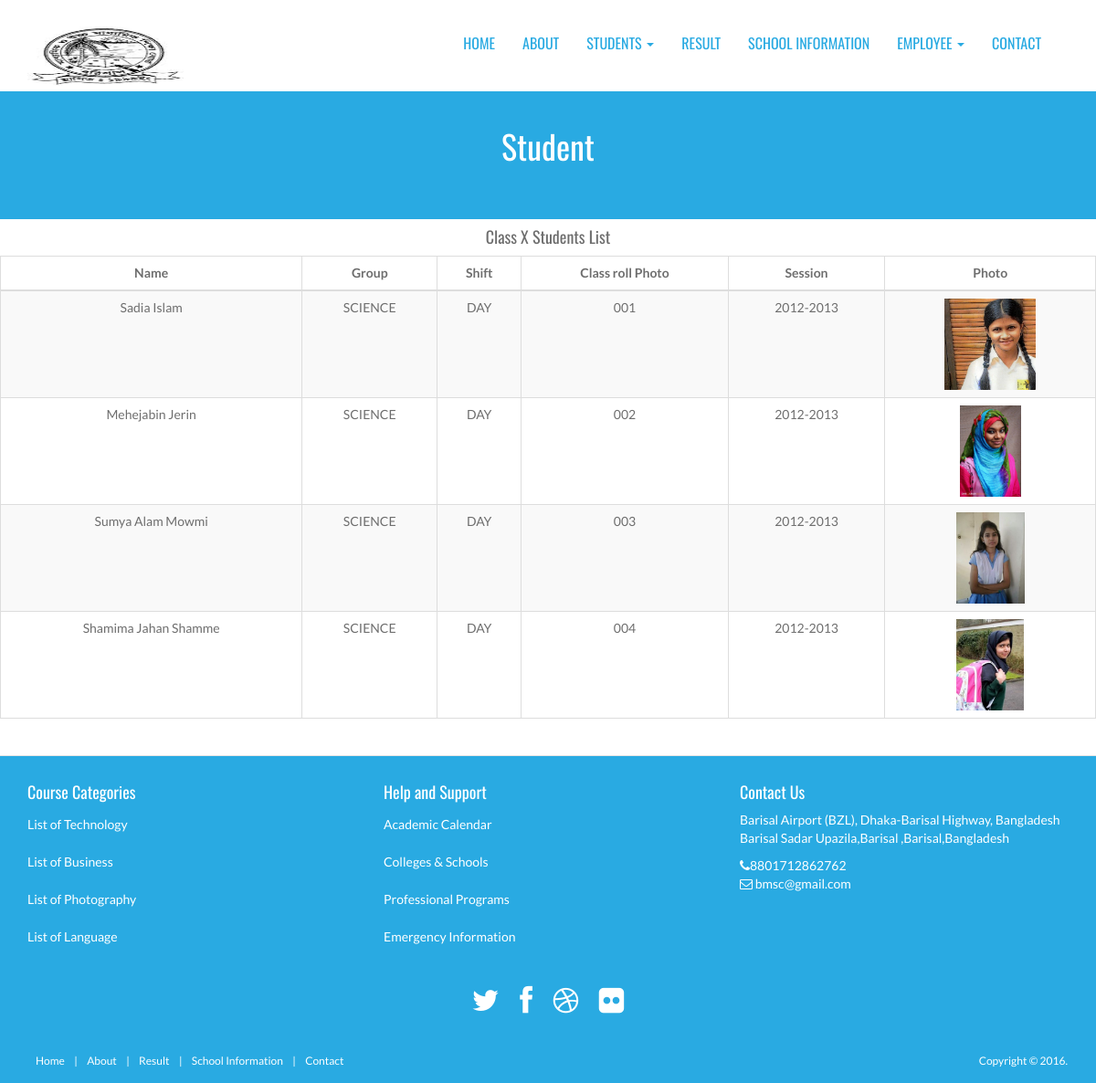
The app's page /class_ten.php with its own data.
### tables this page shows
CREATE TABLE IF NOT EXISTS `student` (
  `student_id` int(3) NOT NULL AUTO_INCREMENT,
  `student_class` tinyint(1) NOT NULL,
  `student_name` varchar(100) NOT NULL,
  `group1` varchar(10) NOT NULL,
  `shift` varchar(5) NOT NULL,
  `roll` varchar(5) NOT NULL,
  `session` varchar(20) NOT NULL,
  `photo` text NOT NULL,
  `publication_status` tinyint(1) NOT NULL,
  PRIMARY KEY (`student_id`)
);

CREATE TABLE IF NOT EXISTS `tbl_category` (
  `category_id` int(3) NOT NULL AUTO_INCREMENT,
  `category_name` varchar(100) NOT NULL,
  `category_description` text NOT NULL,
  `publication_status` tinyint(1) NOT NULL,
  PRIMARY KEY (`category_id`)
);

CREATE TABLE IF NOT EXISTS `tbl_admission` (
  `admission_id` int(3) NOT NULL AUTO_INCREMENT,
  `admission_title` varchar(256) NOT NULL,
  `admission_description` text NOT NULL,
  `publication_status` smallint(1) NOT NULL,
  PRIMARY KEY (`admission_id`)
);

CREATE TABLE IF NOT EXISTS `tbl_address` (
  `address_id` int(3) NOT NULL AUTO_INCREMENT,
  `address` varchar(300) NOT NULL,
  `email` varchar(256) NOT NULL,
  `phone` varchar(15) NOT NULL,
  `publication_status` tinyint(1) NOT NULL,
  PRIMARY KEY (`address_id`)
);

### class_ten.php (called while the page is built, shortened)
<?php
include './index.php';

### classes/application.php (called while the page is built, shortened)
<?php
class Application {
    private $db_connect;
    public function __construct() {
        $host_name = 'localhost';
        $user_name = 'root';
        $password = '';
        $db_name = 'school-management-system';
        $this->db_connect = mysqli_connect($host_name, $user_name, $password, $db_name);
    }
    public function select_all_contact_info() {
        $sql = "SELECT * FROM tbl_address WHERE publication_status=1";
        if (mysqli_query($this->db_connect, $sql)) {
            $query_result = mysqli_query($this->db_connect, $sql);
            return $query_result;
        } else {
            die('Query Problem' . mysqli_error($this->db_connect));
        }
    }
    public function select_all_student_ten_info() {
        $sql = "SELECT * FROM student WHERE student_class=2 AND publication_status=1";
        if (mysqli_query($this->db_connect, $sql)) {
            $query_result = mysqli_query($this->db_connect, $sql);
            return $query_result;
        } else {
            die('Query Problem' . mysqli_error($this->db_connect));
        }
    }
    public function select_all_category_info() {
        $sql = "SELECT * FROM tbl_category WHERE publication_status=1";
        if (mysqli_query($this->db_connect, $sql)) {
            $query_result = mysqli_query($this->db_connect, $sql);
            return $query_result;
        } else {
            die('Query Problem' . mysqli_error($this->db_connect));
        }
    }
    public function select_admission_info() {
        $sql = "SELECT * FROM tbl_admission WHERE publication_status=1";
        if (mysqli_query($this->db_connect, $sql)) {
            $query_result = mysqli_query($this->db_connect, $sql);
            return $query_result;
        } else {
            die('Query Problem' . mysqli_error($this->db_connect));
        }
    }
}

### pages/class_ten_content.php (the view)
<?php
$query_result = $obj_app->select_all_student_ten_info();
?>
<header id="head" class="secondary">
    <div class="container">
        <h1>Student</h1>
    </div>
</header>
<div class="box-content">
    <table class="table table-striped table-bordered bootstrap-datatable datatable" >
        <thead>
            <tr>
                <h4 class="text-center">Class  X  Students List </h4>
            </tr>
            <tr>
                <th class="text-center">Name</th>
                <th class="text-center">Group</th>
                <th class="text-center">Shift</th>
                <th class="text-center">Class roll Photo</th>
                <th class="text-center">Session</th>
                <th class="text-center">Photo</th>
            </tr>
        </thead>
        <tbody>
            <?php while ($student_info = mysqli_fetch_assoc($query_result)) { ?>
                <tr>
                    <td class="text-center"><?php echo $student_info['student_name']; ?></td>
                    <td class="text-center"><?php echo $student_info['group1']; ?></td>
                    <td class="text-center"><?php echo $student_info['shift']; ?></td>
                    <td class="text-center"><?php echo $student_info['roll']; ?></td>
                    <td class="text-center"><?php echo $student_info['session']; ?></td>
                    <td class="text-center"><img height="100px!important" src="assets/<?php echo $student_info['photo']; ?>" alt=""></td>
                </tr>
            <?php } ?>
        </tbody>
    </table>
</div><?php

### include/footer.php (shortened to what this page needs)
<?php
$query_result = $obj_app->select_all_contact_info();
$query_result1 = $obj_app->select_all_category_info();
$query_result2 = $obj_app->select_admission_info();
?>
<footer id="footer">
    <div class="container">
        <div class="row">
            <div class="footerbottom">
                <div class="col-md-4 col-sm-6">
                    <div class="footerwidget">
                        <h4>
                            Course Categories
                        </h4>
                        <div class="menu-course">
                            <?php while ($category_info = mysqli_fetch_assoc($query_result1)) { ?>
                                <ul class="menu">
                                    <li><a href="#"> <?php echo $category_info['category_name']; ?></a></li>
                                </ul>
                            <?php } ?>
                        </div>
                    </div>
                </div>
                <div class="col-md-4 col-sm-6">
                    <div class="footerwidget">
                        <h4>
                            Help and Support
                        </h4>
                        <?php while ($admission_info = mysqli_fetch_assoc($query_result2)) { ?>
                                <ul class="menu">
                                    <li><a href="#"> <?php echo $admission_info['admission_title']; ?></a></li>
                                </ul>
                            <?php } ?>
                    </div>
                </div>
                <div class="col-md-4 col-sm-6">
                    <div class="footerwidget">
                        <h4>Contact Us</h4>
                        <?php while ($contact_info = mysqli_fetch_assoc($query_result)) { ?>
                            <p><?php echo $contact_info['address']; ?></p>
                            <div class="contact-info">
                                <i class="fa fa-phone"></i><?php echo $contact_info['phone']; ?><br>
                                <i class="fa fa-envelope-o"></i> <?php echo $contact_info['email']; ?>
                            </div>
                        <?php } ?>
                    </div>
                </div>
            </div>
        </div>
        <div class="social text-center">
            <a href="https://twitter.com/" target="_blank"><i title="tweeter" class="fa fa-twitter"></i></a>
            <a href="https://www.facebook.com/" target="_blank"><i title="facebook" class="fa fa-facebook"></i></a>
            <a href="https://dribbble.com/" target="_blank"><i title="dribbble" class="fa fa-dribbble"></i></a>
            <a href="https://www.flickr.com" target="_blank"><i title="flickr" class="fa fa-flickr"></i></a>
        </div>
    </div>
    <div class="footer2">
        <div class="container">
            <div class="row">
                <div class="col-md-6 panel">
                    <div class="panel-body">
                        <p class="simplenav">
                            <a href="index.php">Home</a> |
                            <a href="about.php">About</a> |
                            <a href="result.php">Result</a> |
                            <a href="school_info.php">School Information</a> |
                            <a href="contact.php">Contact</a>
                    </div>
                </div>
                <div class="col-md-6 panel">
                    <div class="panel-body">
                        <p class="text-right">
                            Copyright &copy; 2016.
                        </p>
                    </div>
                </div>
            </div>
        </div>
    </div>
</footer>

### assets/front_end_assets/css/style.css (style rules this page uses)
body { font-family: 'Lato', sans-serif; font-weight: normal; color: #6E6E6E; }
h1, h2, h3, h4, h5, h6 { font-weight: normal; font-family: 'Oswald', sans-serif; }
h1, .h1, h2, .h2, h3, .h3 { margin-top: 30px; }
a { color:#3d84e6; }
#head { background-size: cover; height: 600px; text-align: center; color: white; font-weight: 300; position: relative; background-position-x: center; }
#head.secondary { height: 100px; min-height: 100px; padding-top: 0px; }
.panel { margin-bottom: 0px; background-color: transparent; border: 1px solid transparent; border-radius: 0px; -webkit-box-shadow: none; box-shadow: none; }
.panel-body { padding: 0px; }
ul, .list.custom-list ul { margin: 0 0 11px; list-style-type: none; padding-left: 10px; }
img { max-width: 100%; }
footer { border-top: 1px solid #e5e5e5; background: #29AAE2; margin-top: 40px; padding-top: 20px; color: #fff; }
ul.menu { padding: 0px; }
.menu li { padding: 5px 0px; }
.menu li a { color: #FFFFFF; }
.social { margin: 20px 0; }
.social a { font-size: 32px; margin: 0 10px; color: #FFFFFF; }
.footer2 { background: #29AAE2; padding: 15px 0; color: #aaa; font-size: 12px; }
.footer2 a { color: #FFF; }
.footer2 p { margin: 0; color: #fff; }
footer ul li { list-style: none; }
#head.secondary { padding-top: 0px; background: #29AAE2; background-size: cover; text-align: center; padding:10px 0; height: 140px; }
#head.secondary h1 { COLOR: #fff; text-align: center; }
.footer2 a { padding: 4px 8px; }

### records on screen
student: student_name "Sadia Islam", group1 "SCIENCE", shift "DAY", roll "001", session "2012-2013", photo (picture)
student: student_name "Mehejabin Jerin", group1 "SCIENCE", shift "DAY", roll "002", session "2012-2013", photo (picture)
student: student_name "Sumya Alam Mowmi", group1 "SCIENCE", shift "DAY", roll "003", session "2012-2013", photo (picture)
student: student_name "Shamima Jahan Shamme", group1 "SCIENCE", shift "DAY", roll "004", session "2012-2013", photo (picture)
tbl_category: category_name "List of Technology"
tbl_category: category_name "List of Business"
tbl_category: category_name "List of Photography"
tbl_category: category_name "List of Language"
tbl_admission: admission_title "Academic Calendar"
tbl_admission: admission_title "Colleges & Schools"
tbl_admission: admission_title "Professional Programs"
tbl_admission: admission_title "Emergency Information"
tbl_address: address "Barisal Airport (BZL), Dhaka-Barisal Highway, Bangladesh Barisal Sadar Upazila,Barisal ,Barisal,Bangladesh", phone "8801712862762", email "bmsc@gmail.com"
